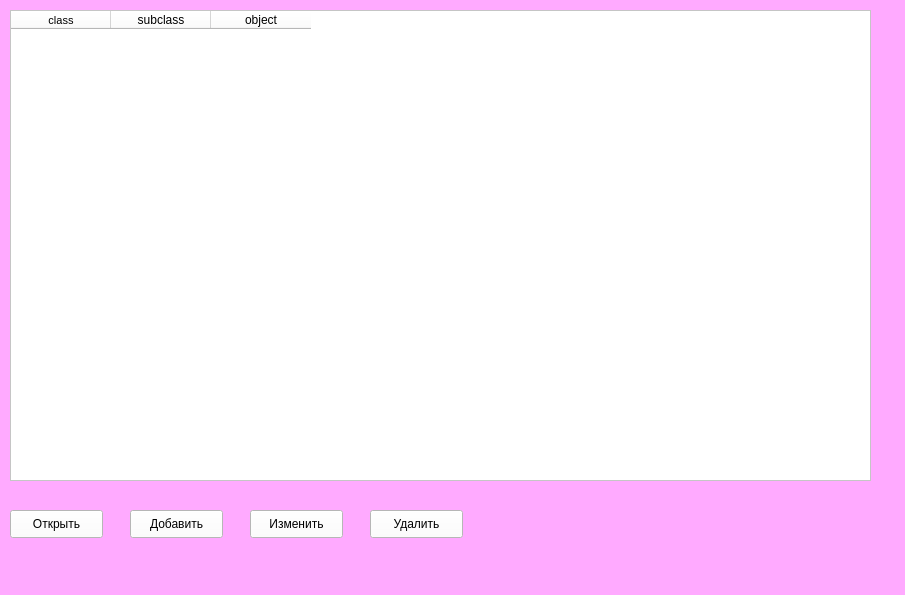
<?xml version="1.0" encoding="UTF-8"?>
<ui version="4.0">
 <class>MainWindow</class>
 <widget class="QMainWindow" name="MainWindow">
  <property name="geometry">
   <rect>
    <x>0</x>
    <y>0</y>
    <width>905</width>
    <height>595</height>
   </rect>
  </property>
  <property name="windowTitle">
   <string>MainWindow</string>
  </property>
  <property name="styleSheet">
   <string notr="true">background-color: rgb(255, 170, 255);</string>
  </property>
  <widget class="QWidget" name="centralwidget">
   <widget class="QTableWidget" name="tableWidget">
    <property name="geometry">
     <rect>
      <x>10</x>
      <y>10</y>
      <width>861</width>
      <height>471</height>
     </rect>
    </property>
    <property name="styleSheet">
     <string notr="true">background-color: rgb(255, 255, 255);</string>
    </property>
    <column>
     <property name="text">
      <string>class</string>
     </property>
     <property name="font">
      <font>
       <pointsize>8</pointsize>
      </font>
     </property>
    </column>
    <column>
     <property name="text">
      <string>subclass</string>
     </property>
    </column>
    <column>
     <property name="text">
      <string>object</string>
     </property>
    </column>
   </widget>
   <widget class="QPushButton" name="remove_button">
    <property name="geometry">
     <rect>
      <x>370</x>
      <y>510</y>
      <width>93</width>
      <height>28</height>
     </rect>
    </property>
    <property name="styleSheet">
     <string notr="true">background-color: rgb(255, 255, 255);</string>
    </property>
    <property name="text">
     <string>Удалить</string>
    </property>
   </widget>
   <widget class="QPushButton" name="add_button">
    <property name="geometry">
     <rect>
      <x>130</x>
      <y>510</y>
      <width>93</width>
      <height>28</height>
     </rect>
    </property>
    <property name="styleSheet">
     <string notr="true">background-color: rgb(255, 255, 255);</string>
    </property>
    <property name="text">
     <string>Добавить</string>
    </property>
   </widget>
   <widget class="QPushButton" name="edit_button">
    <property name="geometry">
     <rect>
      <x>250</x>
      <y>510</y>
      <width>93</width>
      <height>28</height>
     </rect>
    </property>
    <property name="font">
     <font>
      <kerning>true</kerning>
     </font>
    </property>
    <property name="styleSheet">
     <string notr="true">background-color: rgb(255, 255, 255);</string>
    </property>
    <property name="text">
     <string>Изменить</string>
    </property>
   </widget>
   <widget class="QPushButton" name="open_file_button">
    <property name="geometry">
     <rect>
      <x>10</x>
      <y>510</y>
      <width>93</width>
      <height>28</height>
     </rect>
    </property>
    <property name="styleSheet">
     <string notr="true">background-color: rgb(255, 255, 255);</string>
    </property>
    <property name="text">
     <string>Открыть</string>
    </property>
   </widget>
  </widget>
  <widget class="QMenuBar" name="menubar">
   <property name="geometry">
    <rect>
     <x>0</x>
     <y>0</y>
     <width>905</width>
     <height>26</height>
    </rect>
   </property>
  </widget>
  <widget class="QStatusBar" name="statusbar"/>
 </widget>
 <resources/>
 <connections/>
</ui>
